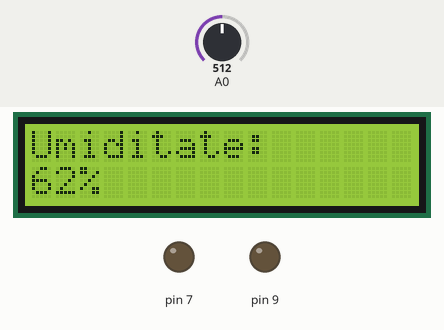
Bench run of a sketch on a simulated Arduino Uno, built with avr-gcc and run on an emulated ATmega328P. On the bench: 16×2 character LCD, output pins drawn as LEDs (lit = HIGH). Dashed ring = blinking. The inputs (shaded band) are chosen by the test bench; at power-on: A0 = 512. What the sketch prints to the serial monitor is not drawn.

Above: at 1.2 s.
1.3 s: A0 set to 291
At 1.53 s:
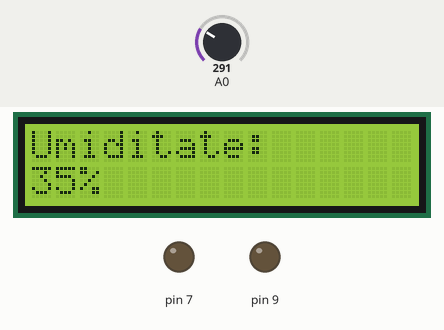
4.1 s: A0 set to 266
At 4.36 s:
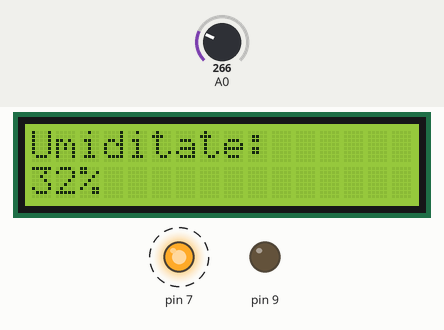
6.4 s: A0 set to 306
At 6.71 s:
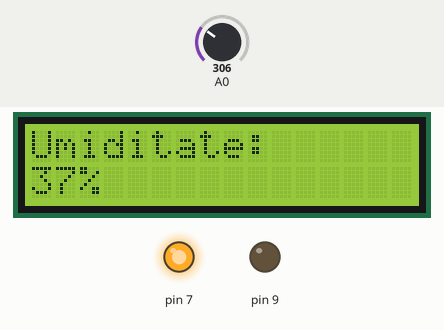
Timing chart, 0 to 9.4 s (numbered marks = the images above; inputs shaded):
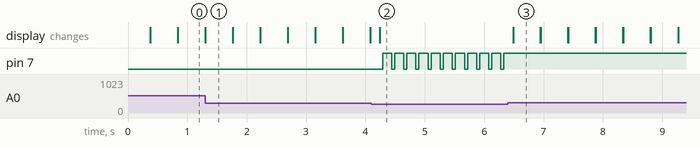

Measured:
- the behaviour switches between 278 and 277 on A0 (found by bisection; images 1 and 2)
- after the input at 1.3 s, the display: first differs from a run without the input at once (image 1)
- after the input at 4.1 s, pin 7: alternates HIGH for 0.15 s and LOW for 0.05 s, starting after 0.19 s
- after the input at 6.4 s, pin 7: stops changing and stays HIGH; the display: changes after 0.09 s (image 3)
- what the display in image 1 shows lasts 0.5 s, from 1.3 s to 1.8 s

The sketch:

Cancer.ino
```cpp
#include <LiquidCrystal.h>
LiquidCrystal lcd(12,11,5,4,3,2);
int plantaval;
int plantval;
void setup() {
  Serial.begin(9600);
  pinMode(7, OUTPUT);
  pinMode(9, OUTPUT);
  lcd.begin(16,2);
  lcd.clear();
}

void loop() {
  plantaval = analogRead(A0);
  Serial.print(plantaval);
  plantval = map(plantaval,0,816,0,100);
  lcd.print("Umiditate:");
  lcd.setCursor(0,1);
  lcd.print(plantval);
  lcd.print("%");
  if (plantval <= 33) {
    digitalWrite(7,LOW);
    delay(50);
    digitalWrite(7,HIGH);
  }
  delay(150);
  lcd.clear();
}
```
